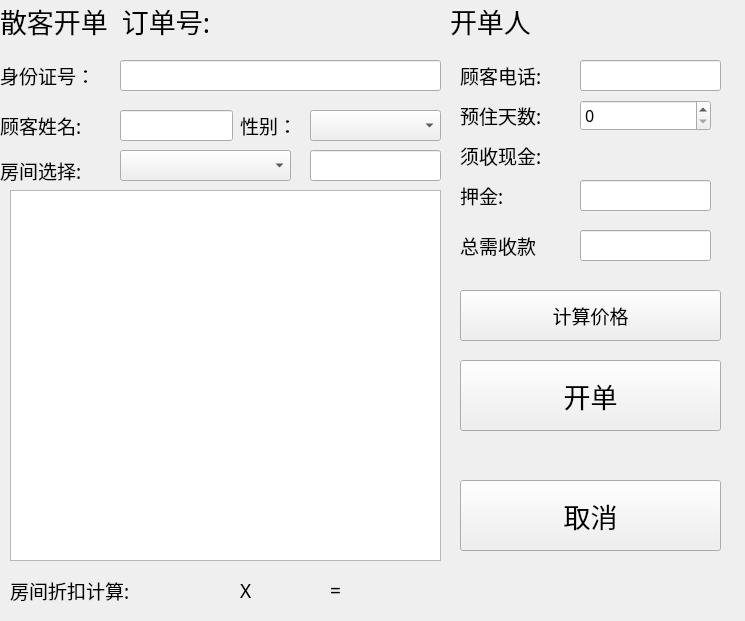
<?xml version="1.0" encoding="UTF-8"?>
<ui version="4.0">
 <class>SignalCustomer</class>
 <widget class="QWidget" name="SignalCustomer">
  <property name="geometry">
   <rect>
    <x>0</x>
    <y>0</y>
    <width>745</width>
    <height>621</height>
   </rect>
  </property>
  <property name="windowTitle">
   <string>Form</string>
  </property>
  <widget class="QLabel" name="label_title">
   <property name="geometry">
    <rect>
     <x>0</x>
     <y>0</y>
     <width>301</width>
     <height>41</height>
    </rect>
   </property>
   <property name="font">
    <font>
     <family>楷体</family>
     <pointsize>20</pointsize>
    </font>
   </property>
   <property name="layoutDirection">
    <enum>Qt::LeftToRight</enum>
   </property>
   <property name="text">
    <string>散客开单  订单号:</string>
   </property>
  </widget>
  <widget class="QLabel" name="label_payid">
   <property name="geometry">
    <rect>
     <x>290</x>
     <y>0</y>
     <width>151</width>
     <height>41</height>
    </rect>
   </property>
   <property name="font">
    <font>
     <family>楷体</family>
     <pointsize>20</pointsize>
    </font>
   </property>
   <property name="layoutDirection">
    <enum>Qt::LeftToRight</enum>
   </property>
   <property name="text">
    <string/>
   </property>
  </widget>
  <widget class="QLabel" name="label_idcard">
   <property name="geometry">
    <rect>
     <x>0</x>
     <y>60</y>
     <width>111</width>
     <height>31</height>
    </rect>
   </property>
   <property name="font">
    <font>
     <family>楷体</family>
     <pointsize>14</pointsize>
    </font>
   </property>
   <property name="text">
    <string>身份证号：</string>
   </property>
  </widget>
  <widget class="QLabel" name="label_name">
   <property name="geometry">
    <rect>
     <x>0</x>
     <y>110</y>
     <width>111</width>
     <height>31</height>
    </rect>
   </property>
   <property name="font">
    <font>
     <family>楷体</family>
     <pointsize>14</pointsize>
    </font>
   </property>
   <property name="text">
    <string>顾客姓名:</string>
   </property>
  </widget>
  <widget class="QLabel" name="label_sex">
   <property name="geometry">
    <rect>
     <x>240</x>
     <y>110</y>
     <width>71</width>
     <height>31</height>
    </rect>
   </property>
   <property name="font">
    <font>
     <family>楷体</family>
     <pointsize>14</pointsize>
    </font>
   </property>
   <property name="text">
    <string>性别：</string>
   </property>
  </widget>
  <widget class="QLineEdit" name="lineEdit_idcard">
   <property name="geometry">
    <rect>
     <x>120</x>
     <y>60</y>
     <width>321</width>
     <height>31</height>
    </rect>
   </property>
   <property name="font">
    <font>
     <family>楷体</family>
     <pointsize>12</pointsize>
    </font>
   </property>
   <property name="text">
    <string/>
   </property>
  </widget>
  <widget class="QLineEdit" name="lineEdit_name">
   <property name="geometry">
    <rect>
     <x>120</x>
     <y>110</y>
     <width>113</width>
     <height>31</height>
    </rect>
   </property>
   <property name="font">
    <font>
     <family>楷体</family>
     <pointsize>12</pointsize>
    </font>
   </property>
   <property name="text">
    <string/>
   </property>
  </widget>
  <widget class="QComboBox" name="comboBox_sex">
   <property name="geometry">
    <rect>
     <x>310</x>
     <y>110</y>
     <width>131</width>
     <height>31</height>
    </rect>
   </property>
   <property name="font">
    <font>
     <family>楷体</family>
     <pointsize>12</pointsize>
    </font>
   </property>
  </widget>
  <widget class="QLabel" name="label_roomchoice">
   <property name="geometry">
    <rect>
     <x>0</x>
     <y>160</y>
     <width>111</width>
     <height>21</height>
    </rect>
   </property>
   <property name="font">
    <font>
     <family>楷体</family>
     <pointsize>14</pointsize>
    </font>
   </property>
   <property name="text">
    <string>房间选择:</string>
   </property>
  </widget>
  <widget class="QComboBox" name="comboBox_roomchoice">
   <property name="geometry">
    <rect>
     <x>120</x>
     <y>150</y>
     <width>171</width>
     <height>31</height>
    </rect>
   </property>
   <property name="font">
    <font>
     <family>楷体</family>
     <pointsize>12</pointsize>
    </font>
   </property>
  </widget>
  <widget class="QListWidget" name="listWidget_roomlist">
   <property name="geometry">
    <rect>
     <x>10</x>
     <y>190</y>
     <width>431</width>
     <height>371</height>
    </rect>
   </property>
   <property name="font">
    <font>
     <family>楷体</family>
     <pointsize>10</pointsize>
    </font>
   </property>
  </widget>
  <widget class="QLabel" name="label_title_2">
   <property name="geometry">
    <rect>
     <x>450</x>
     <y>0</y>
     <width>121</width>
     <height>41</height>
    </rect>
   </property>
   <property name="font">
    <font>
     <family>楷体</family>
     <pointsize>20</pointsize>
    </font>
   </property>
   <property name="layoutDirection">
    <enum>Qt::LeftToRight</enum>
   </property>
   <property name="text">
    <string>开单人</string>
   </property>
  </widget>
  <widget class="QLabel" name="label_userid">
   <property name="geometry">
    <rect>
     <x>570</x>
     <y>0</y>
     <width>161</width>
     <height>41</height>
    </rect>
   </property>
   <property name="font">
    <font>
     <family>楷体</family>
     <pointsize>20</pointsize>
    </font>
   </property>
   <property name="layoutDirection">
    <enum>Qt::LeftToRight</enum>
   </property>
   <property name="text">
    <string/>
   </property>
  </widget>
  <widget class="QLabel" name="label_days">
   <property name="geometry">
    <rect>
     <x>460</x>
     <y>100</y>
     <width>121</width>
     <height>31</height>
    </rect>
   </property>
   <property name="font">
    <font>
     <family>楷体</family>
     <pointsize>14</pointsize>
    </font>
   </property>
   <property name="text">
    <string>预住天数:</string>
   </property>
  </widget>
  <widget class="QLabel" name="label_countname">
   <property name="geometry">
    <rect>
     <x>10</x>
     <y>580</y>
     <width>161</width>
     <height>21</height>
    </rect>
   </property>
   <property name="font">
    <font>
     <family>楷体</family>
     <pointsize>14</pointsize>
    </font>
   </property>
   <property name="text">
    <string>房间折扣计算:</string>
   </property>
  </widget>
  <widget class="QLabel" name="label_roomprice">
   <property name="geometry">
    <rect>
     <x>170</x>
     <y>580</y>
     <width>61</width>
     <height>21</height>
    </rect>
   </property>
   <property name="font">
    <font>
     <family>楷体</family>
     <pointsize>14</pointsize>
    </font>
   </property>
   <property name="text">
    <string/>
   </property>
  </widget>
  <widget class="QLabel" name="label_8">
   <property name="geometry">
    <rect>
     <x>240</x>
     <y>580</y>
     <width>16</width>
     <height>21</height>
    </rect>
   </property>
   <property name="font">
    <font>
     <family>楷体</family>
     <pointsize>14</pointsize>
    </font>
   </property>
   <property name="text">
    <string>X</string>
   </property>
  </widget>
  <widget class="QLabel" name="label_roomdiscount">
   <property name="geometry">
    <rect>
     <x>260</x>
     <y>580</y>
     <width>61</width>
     <height>21</height>
    </rect>
   </property>
   <property name="font">
    <font>
     <family>楷体</family>
     <pointsize>14</pointsize>
    </font>
   </property>
   <property name="text">
    <string/>
   </property>
  </widget>
  <widget class="QLabel" name="label_10">
   <property name="geometry">
    <rect>
     <x>330</x>
     <y>580</y>
     <width>16</width>
     <height>21</height>
    </rect>
   </property>
   <property name="font">
    <font>
     <family>楷体</family>
     <pointsize>14</pointsize>
    </font>
   </property>
   <property name="text">
    <string>=</string>
   </property>
  </widget>
  <widget class="QLabel" name="label_roomresult">
   <property name="geometry">
    <rect>
     <x>350</x>
     <y>580</y>
     <width>91</width>
     <height>21</height>
    </rect>
   </property>
   <property name="font">
    <font>
     <family>楷体</family>
     <pointsize>14</pointsize>
    </font>
   </property>
   <property name="text">
    <string/>
   </property>
  </widget>
  <widget class="QLabel" name="label_cash">
   <property name="geometry">
    <rect>
     <x>460</x>
     <y>140</y>
     <width>121</width>
     <height>31</height>
    </rect>
   </property>
   <property name="font">
    <font>
     <family>楷体</family>
     <pointsize>14</pointsize>
    </font>
   </property>
   <property name="text">
    <string>须收现金:</string>
   </property>
  </widget>
  <widget class="QLabel" name="lineEdit_cash">
   <property name="geometry">
    <rect>
     <x>580</x>
     <y>140</y>
     <width>131</width>
     <height>21</height>
    </rect>
   </property>
   <property name="font">
    <font>
     <family>楷体</family>
     <pointsize>14</pointsize>
    </font>
   </property>
   <property name="text">
    <string/>
   </property>
  </widget>
  <widget class="QLabel" name="label_pledge">
   <property name="geometry">
    <rect>
     <x>460</x>
     <y>180</y>
     <width>101</width>
     <height>31</height>
    </rect>
   </property>
   <property name="font">
    <font>
     <family>楷体</family>
     <pointsize>14</pointsize>
    </font>
   </property>
   <property name="text">
    <string>押金:</string>
   </property>
  </widget>
  <widget class="QLineEdit" name="lineEdit_pledge">
   <property name="geometry">
    <rect>
     <x>580</x>
     <y>180</y>
     <width>131</width>
     <height>31</height>
    </rect>
   </property>
   <property name="font">
    <font>
     <family>楷体</family>
     <pointsize>14</pointsize>
    </font>
   </property>
   <property name="focusPolicy">
    <enum>Qt::StrongFocus</enum>
   </property>
   <property name="text">
    <string/>
   </property>
  </widget>
  <widget class="QLabel" name="label_totalmoney">
   <property name="geometry">
    <rect>
     <x>460</x>
     <y>230</y>
     <width>101</width>
     <height>31</height>
    </rect>
   </property>
   <property name="font">
    <font>
     <family>楷体</family>
     <pointsize>14</pointsize>
    </font>
   </property>
   <property name="text">
    <string>总需收款</string>
   </property>
  </widget>
  <widget class="QLineEdit" name="lineEdit_totalmoney">
   <property name="geometry">
    <rect>
     <x>580</x>
     <y>230</y>
     <width>131</width>
     <height>31</height>
    </rect>
   </property>
   <property name="font">
    <font>
     <family>楷体</family>
     <pointsize>14</pointsize>
    </font>
   </property>
   <property name="focusPolicy">
    <enum>Qt::NoFocus</enum>
   </property>
   <property name="text">
    <string/>
   </property>
  </widget>
  <widget class="QSpinBox" name="spinBox_days">
   <property name="geometry">
    <rect>
     <x>580</x>
     <y>100</y>
     <width>131</width>
     <height>31</height>
    </rect>
   </property>
   <property name="font">
    <font>
     <family>楷体</family>
     <pointsize>12</pointsize>
    </font>
   </property>
  </widget>
  <widget class="QPushButton" name="pb_deal">
   <property name="geometry">
    <rect>
     <x>460</x>
     <y>360</y>
     <width>261</width>
     <height>71</height>
    </rect>
   </property>
   <property name="font">
    <font>
     <family>楷体</family>
     <pointsize>20</pointsize>
    </font>
   </property>
   <property name="text">
    <string>开单</string>
   </property>
  </widget>
  <widget class="QPushButton" name="pb_cancle">
   <property name="geometry">
    <rect>
     <x>460</x>
     <y>480</y>
     <width>261</width>
     <height>71</height>
    </rect>
   </property>
   <property name="font">
    <font>
     <family>楷体</family>
     <pointsize>20</pointsize>
    </font>
   </property>
   <property name="text">
    <string>取消</string>
   </property>
  </widget>
  <widget class="QLineEdit" name="lineEdit_roomname">
   <property name="geometry">
    <rect>
     <x>310</x>
     <y>150</y>
     <width>131</width>
     <height>31</height>
    </rect>
   </property>
   <property name="font">
    <font>
     <family>楷体</family>
     <pointsize>14</pointsize>
    </font>
   </property>
  </widget>
  <widget class="QPushButton" name="pushButton_calculate">
   <property name="geometry">
    <rect>
     <x>460</x>
     <y>290</y>
     <width>261</width>
     <height>51</height>
    </rect>
   </property>
   <property name="font">
    <font>
     <family>楷体</family>
     <pointsize>14</pointsize>
    </font>
   </property>
   <property name="text">
    <string>计算价格</string>
   </property>
  </widget>
  <widget class="QLabel" name="label_days_2">
   <property name="geometry">
    <rect>
     <x>460</x>
     <y>60</y>
     <width>121</width>
     <height>31</height>
    </rect>
   </property>
   <property name="font">
    <font>
     <family>楷体</family>
     <pointsize>14</pointsize>
    </font>
   </property>
   <property name="text">
    <string>顾客电话:</string>
   </property>
  </widget>
  <widget class="QLineEdit" name="lineEdit_call">
   <property name="geometry">
    <rect>
     <x>580</x>
     <y>60</y>
     <width>141</width>
     <height>31</height>
    </rect>
   </property>
   <property name="font">
    <font>
     <family>楷体</family>
     <pointsize>12</pointsize>
    </font>
   </property>
   <property name="text">
    <string/>
   </property>
  </widget>
 </widget>
 <resources/>
 <connections/>
</ui>
